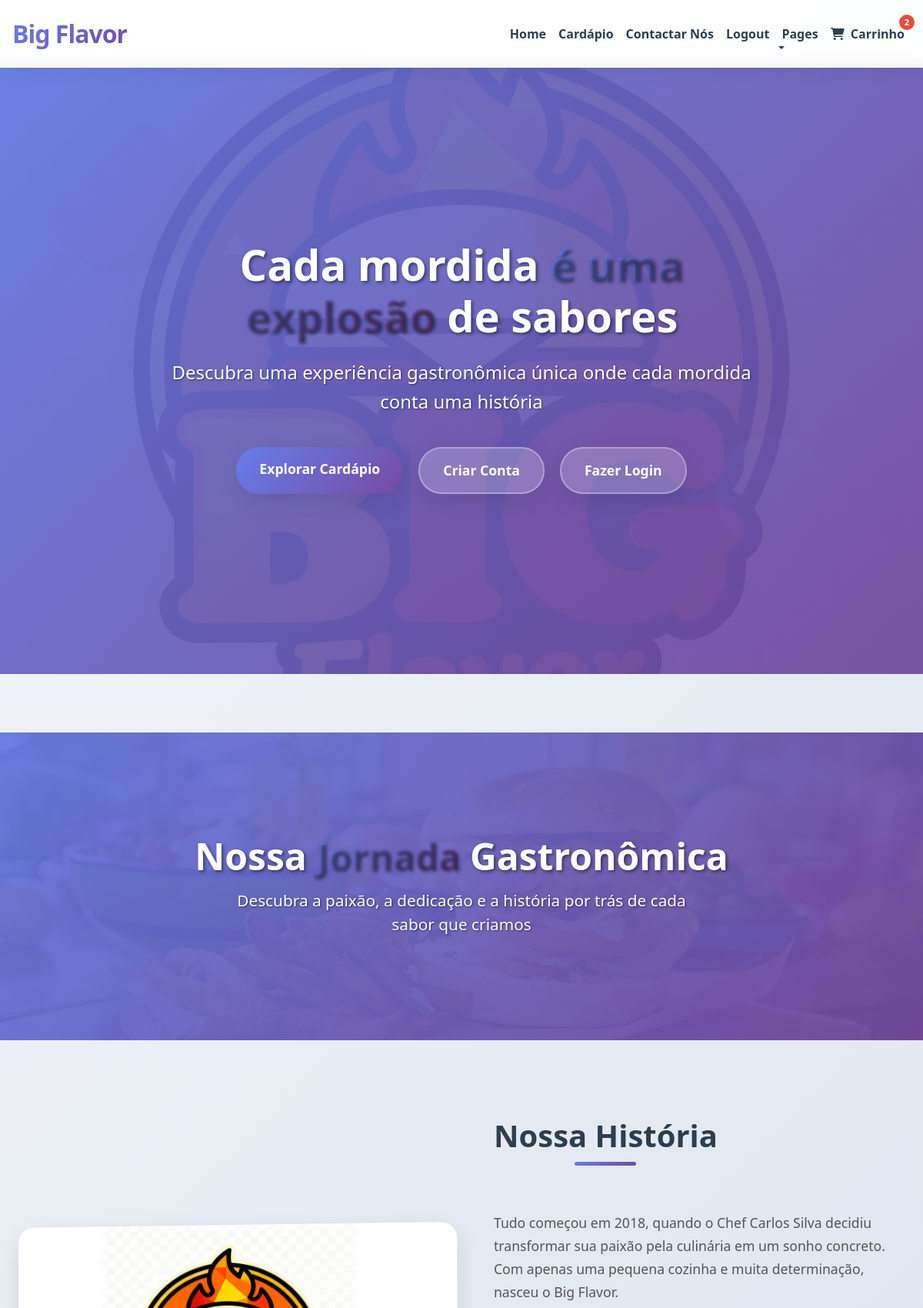
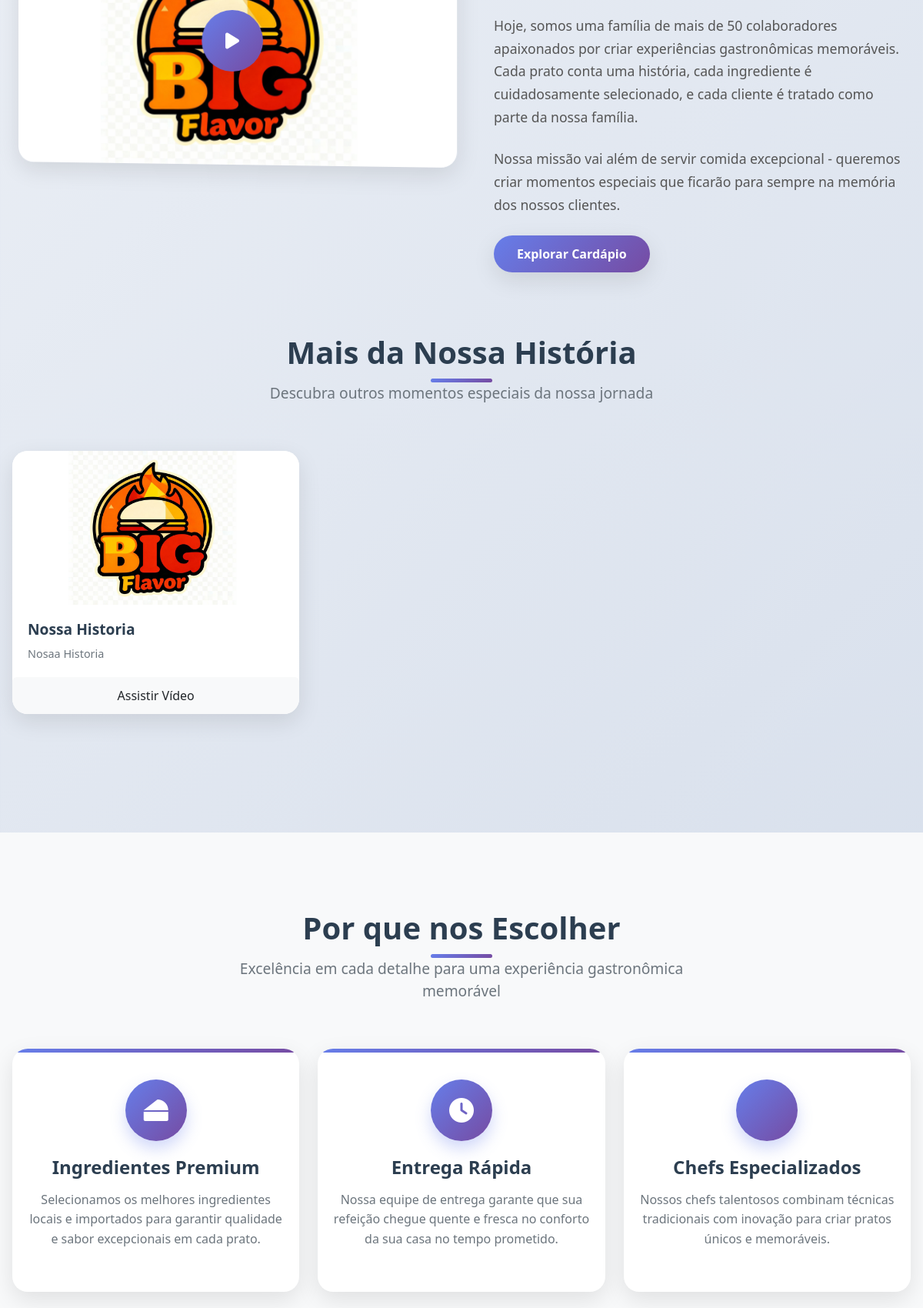
Screenshot of / (signed in, upper part) with the database file from the repository (2 pictures, top to bottom).
### carinho/models.py (models this page shows, shortened)
class Carrinho(models.Model):
    ESTADO_CHOICES = [
        ('aberto', 'Aberto'),
        ('fechado', 'Fechado'),
        ('cancelado', 'Cancelado'),
    ]
    usuario = models.ForeignKey(
        settings.AUTH_USER_MODEL,
        on_delete=models.CASCADE,
        verbose_name='Cliente'
    )
    data_criacao = models.DateTimeField(
        auto_now_add=True,
        verbose_name='Data de Criação'
    )
    data_atualizacao = models.DateTimeField(
        auto_now=True,
        verbose_name='Última Atualização'
    )
    estado = models.CharField(
        max_length=10,
        choices=ESTADO_CHOICES,
        default='aberto',
        verbose_name='Estado do Carrinho'
    )
    class Meta:
        verbose_name = 'Carrinho'
        verbose_name_plural = 'Carrinhos'
        ordering = ['-data_criacao']
        constraints = [
            models.UniqueConstraint(
                fields=['usuario', 'estado'],
                condition=models.Q(estado='aberto'),
                name='carrinho_aberto_unico_por_usuario'
            )
        ]
    @property
    def total_itens(self):
        cache_key = f'carrinho_{self.id}_total_itens'
        total = cache.get(cache_key)
        if total is None:
            total = self.itens.aggregate(total=models.Sum('quantidade'))['total'] or 0
            cache.set(cache_key, total, 300)  # 5 minutos
        return total

### sobre/models.py (models this page shows, shortened)
class VideoHistoria(models.Model):
    FORMATO_VIDEO_CHOICES = [
        ('mp4', 'MP4'),
        ('webm', 'WebM'),
        ('ogg', 'OGG'),
        ('youtube', 'YouTube'),
    ]
    titulo = models.CharField(max_length=200, verbose_name="Título do Vídeo")
    descricao = models.TextField(verbose_name="Descrição", blank=True)
    arquivo_video = models.FileField(
        upload_to='videos_historia/',
        verbose_name="Arquivo de Vídeo",
        help_text="Formatos suportados: MP4 (H.264), WebM, OGG. Tamanho máximo: 100MB",
        validators=[FileExtensionValidator(allowed_extensions=['mp4', 'webm', 'ogg'])]
    )
    formato_video = models.CharField(
        max_length=10,
        choices=FORMATO_VIDEO_CHOICES,
        default='mp4',
        verbose_name="Formato do Vídeo"
    )
    thumbnail = models.ImageField(
        upload_to='thumbnails_videos/',
        verbose_name="Thumbnail",
        blank=True,
        null=True,
        help_text="Imagem de capa para o vídeo (16:9 recomendado)"
    )
    principal = models.BooleanField(default=False, verbose_name="Vídeo Principal")
    url_youtube = models.URLField(
        blank=True,
        verbose_name="URL do YouTube",
        help_text="Link alternativo do YouTube"
    )
    ativo = models.BooleanField(default=True, verbose_name="Vídeo Ativo")
    ordem_exibicao = models.IntegerField(
        default=0,
        verbose_name="Ordem de Exibição"
    )
    data_criacao = models.DateTimeField(auto_now_add=True)
    data_atualizacao = models.DateTimeField(auto_now=True)
    class Meta:
        verbose_name = "Vídeo da História"
        verbose_name_plural = "Vídeos da História"
        ordering = ['ordem_exibicao', 'data_criacao']
    @property
    def is_youtube(self):
        cache_key = f'video_{self.id}_is_youtube'
        is_youtube = cache.get(cache_key)
        if is_youtube is None:
            is_youtube = bool(self.url_youtube)
            cache.set(cache_key, is_youtube, 3600)  # Cache por 1 hora
        return is_youtube
    def get_video_url(self):
        cache_key = f'video_{self.id}_url'
        video_url = cache.get(cache_key)
        if video_url is None:
            if self.url_youtube:
                video_url = self.url_youtube
            elif self.arquivo_video:
                video_url = self.arquivo_video.url
            else:
                video_url = None
            cache.set(cache_key, video_url, 3600)  # Cache por 1 hora
        return video_url

### index/views.py (the view)
# urls.py: path("", views.IndexView, name="Index"),
def IndexView(request):
    return render(request, 'index.html')

### index/templates/index.html (shortened to what this page needs)
<!DOCTYPE html>
{% load static %}
{% load cache %}
{% url 'login' as login_url %}
{% url 'logout' as logout_url %}
<html lang="pt-br">
<head>
    <link rel="preload" href="https://cdn.jsdelivr.net/npm/bootstrap@5.3.0/dist/css/bootstrap.min.css" as="style" onload="this.onload=null;this.rel='stylesheet'">
    <link rel="preload" href="https://cdnjs.cloudflare.com/ajax/libs/font-awesome/6.0.0/css/all.min.css" as="style" onload="this.onload=null;this.rel='stylesheet'">
    <link rel="preload" href="https://unpkg.com/aos@2.3.1/dist/aos.css" as="style" onload="this.onload=null;this.rel='stylesheet'">
    {% cache 86400 css_index %}
    <link href="{% static 'css/index.css' %}" rel="stylesheet">
    {% endcache %}
</head>
<body>
    {% cache 3600 navbar_index request.user.is_authenticated request.user.id %}
    <nav class="navbar navbar-expand-lg navbar-light fixed-top">
        <div class="container">
            {% if request.user.is_authenticated %}
            <a href="{% url 'dashboard' %}" class="navbar-brand">Big <span>Flavor</span></a>
            {% endif %}
            <div class="collapse navbar-collapse" id="navbarCollapse">
                <ul class="navbar-nav ms-auto mb-2 mb-lg-0">
                    {% if request.user.is_authenticated %}
                    <li class="nav-item">
                        <a class="nav-link" href="{% url 'dashboard' %}">Home</a>
                    </li>
                    {% endif %}
                    <li class="nav-item">
                        <a href="{% url 'lista_produtos' %}" class="nav-link">Cardápio</a>
                    </li>
                    <li class="nav-item">
                        <a href="{% url 'contacto' %}" class="nav-link active">Contactar Nós</a>
                    </li>
                    {% if request.user.is_authenticated %}
                    <li class="nav-item">
                        <a class="nav-link" href="{{ logout_url }}">Logout</a>
                    </li>
                    {% else %}
                    <li class="nav-item">
                        <a class="nav-link" href="{{ login_url }}">Login</a>
                    </li>
                    {% endif %}
                    <li class="nav-item dropdown">
                        <a href="#" class="nav-link dropdown-toggle" data-bs-toggle="dropdown">Pages</a>
                    </li>
                    {% if request.user.is_authenticated %}
                    <li class="nav-item position-relative">
                        <a href="{% url 'ver_carrinho' %}" class="nav-link">
                            <i class="fas fa-shopping-cart me-1"></i>
                            Carrinho
                            {% if user.is_authenticated %}
                                {% with user.carrinho_set.first as carrinho %}
                                    {% if carrinho and carrinho.total_itens > 0 %}
                                        <span class="badge-cart">
                                            {{ carrinho.total_itens }}
                                        </span>
                                    {% endif %}
                                {% endwith %}
                            {% endif %}
                        </a>
                    </li>
                    {% endif %}
                </ul>
            </div>
        </div>
    </nav>
    {% endcache %}
    {% cache 86400 hero_section %}
    <section class="hero-section">
        <div class="floating-element floating-1"></div>
        <div class="floating-element floating-2"></div>
        <div class="hero-background">
            <img src="{% static 'img/big.jpg' %}" alt="Big Flavor Hero" loading="lazy">
        </div>
        <div class="hero-content">
            <h1 class="hero-title" data-aos="fade-up">Cada mordida <span>é uma explosão</span> de sabores</h1>
            <p class="hero-subtitle" data-aos="fade-up" data-aos-delay="200">Descubra uma experiência gastronômica única onde cada mordida conta uma história</p>
            <div class="hero-buttons" data-aos="fade-up" data-aos-delay="400">
                <a href="{% url 'lista_produtos' %}" class="btn btn-hero btn-hero-primary pulse">Explorar Cardápio</a>
                <a href="{% url 'registro' %}" class="btn btn-hero btn-hero-secondary">Criar Conta</a>
                <a href="{% url 'login' %}" class="btn btn-hero btn-hero-secondary">Fazer Login</a>
            </div>
        </div>
    </section>
    {% endcache %}
    {% cache 86400 about_hero %}
    <section id="about" class="about-hero">
        <div class="floating-element floating-1"></div>
        <div class="floating-element floating-2"></div>
        <div class="about-hero-background">
            <img src="{% static 'img/carousel-1.jpg' %}" alt="Big Flavor Sobre Nós" loading="lazy">
        </div>
        <div class="about-hero-content">
            <h1 class="about-hero-title" data-aos="fade-up">Nossa <span>Jornada</span> Gastronômica</h1>
            <p class="about-hero-subtitle" data-aos="fade-up" data-aos-delay="200">
                Descubra a paixão, a dedicação e a história por trás de cada sabor que criamos
            </p>
        </div>
    </section>
    {% endcache %}
    {% cache 86400 about_story video_principal.id videos_galeria.count %}
    <section class="section">
        <div class="container">
            <div class="row align-items-center">
                <div class="col-lg-6" data-aos="fade-right">
                    <div class="about-img">
                        {% if video_principal %}
                            {% if video_principal.thumbnail %}
                                <img src="{{ video_principal.thumbnail.url }}" alt="{{ video_principal.titulo }}" class="video-thumbnail" loading="lazy">
                            {% else %}
                                <div class="video-thumbnail" style="background: var(--gradient-primary); display: flex; align-items: center; justify-content: center; color: white;">
                                    <i class="fas fa-play-circle fa-3x"></i>
                                </div>
                            {% endif %}
                            <button type="button" class="btn-play" data-bs-toggle="modal" data-bs-target="#videoModal"
                                    data-video-url="{{ video_principal.get_video_url }}"
                                    data-video-type="{% if video_principal.is_youtube %}youtube{% else %}upload{% endif %}"
                                    data-video-title="{{ video_principal.titulo }}"
                                    data-video-format="{{ video_principal.formato_video }}">
                                <i class="fas fa-play"></i>
                            </button>
                        {% endif %}
                    </div>
                </div>
                <div class="col-lg-6" data-aos="fade-left">
                    <div class="about-content">
                        <div class="section-header text-start">
                            <h2 class="section-title">Nossa História</h2>
                        </div>
                        <div class="about-text">
                            <p class="mb-4">
                                Tudo começou em 2018, quando o Chef Carlos Silva decidiu transformar sua paixão pela culinária em um sonho concreto. Com apenas uma pequena cozinha e muita determinação, nasceu o Big Flavor.
                            </p>
                            <p class="mb-4">
                                Hoje, somos uma família de mais de 50 colaboradores apaixonados por criar experiências gastronômicas memoráveis. Cada prato conta uma história, cada ingrediente é cuidadosamente selecionado, e cada cliente é tratado como parte da nossa família.
                            </p>
                            <p class="mb-4">
                                Nossa missão vai além de servir comida excepcional - queremos criar momentos especiais que ficarão para sempre na memória dos nossos clientes.
                            </p>
                            <a href="{% url 'lista_produtos' %}" class="btn-cta">Explorar Cardápio</a>
                        </div>
                    </div>
                </div>
            </div>
            {% if videos_galeria %}
            <div class="video-gallery" data-aos="fade-up">
                <div class="section-header">
                    <h2 class="section-title">Mais da Nossa História</h2>
                    <p class="section-subtitle">Descubra outros momentos especiais da nossa jornada</p>
                </div>
                <div class="row">
                    {% for video in videos_galeria %}
                    <div class="col-lg-4 col-md-6 mb-4">
                        <div class="video-card">
                            <div class="video-card-thumbnail">
                                {% if video.thumbnail %}
                                    <img src="{{ video.thumbnail.url }}" alt="{{ video.titulo }}" loading="lazy">
                                {% else %}
                                    <div style="background: var(--gradient-primary); height: 100%; display: flex; align-items: center; justify-content: center; color: white;">
                                        <i class="fas fa-play-circle fa-2x"></i>
                                    </div>
                                {% endif %}
                            </div>
                            <div class="video-card-body">
                                <h3 class="video-card-title">{{ video.titulo }}</h3>
                                {% if video.descricao %}
                                <p class="video-card-desc">{{ video.descricao|truncatewords:20 }}</p>
                                {% endif %}
                            </div>
                            <button type="button" class="btn w-100" style="border: none; background: var(--light-bg); padding: 12px;"
                                    data-bs-toggle="modal" data-bs-target="#videoModal"
                                    data-video-url="{{ video.get_video_url }}"
                                    data-video-type="{% if video.is_youtube %}youtube{% else %}upload{% endif %}">
                                Assistir Vídeo
                            </button>
                        </div>
                    </div>
                    {% endfor %}
                </div>
            </div>
            {% endif %}
        </div>
    </section>
    {% endcache %}
    {% cache 86400 features_section %}
    <section class="section bg-light">
        <div class="container">
            <div class="section-header" data-aos="fade-up">
                <h2 class="section-title">Por que nos Escolher</h2>
                <p class="section-subtitle">Excelência em cada detalhe para uma experiência gastronômica memorável</p>
            </div>
            <div class="row">
                <div class="col-lg-4 col-md-6 mb-4" data-aos="fade-up" data-aos-delay="100">
                    <div class="feature-item">
                        <div class="feature-icon">
                            <i class="fas fa-cheese"></i>
                        </div>
                        <h3>Ingredientes Premium</h3>
                        <p>Selecionamos os melhores ingredientes locais e importados para garantir qualidade e sabor excepcionais em cada prato.</p>
                    </div>
                </div>
                <div class="col-lg-4 col-md-6 mb-4" data-aos="fade-up" data-aos-delay="200">
                    <div class="feature-item">
                        <div class="feature-icon">
                            <i class="fas fa-clock"></i>
                        </div>
                        <h3>Entrega Rápida</h3>
                        <p>Nossa equipe de entrega garante que sua refeição chegue quente e fresca no conforto da sua casa no tempo prometido.</p>
                    </div>
                </div>
                <div class="col-lg-4 col-md-6 mb-4" data-aos="fade-up" data-aos-delay="300">
                    <div class="feature-item">
                        <div class="feature-icon">
                        </div>
                        <h3>Chefs Especializados</h3>
                        <p>Nossos chefs talentosos combinam técnicas tradicionais com inovação para criar pratos únicos e memoráveis.</p>
                    </div>
                </div>
            </div>
        </div>
    </section>
    {% endcache %}
</body>
</html>

### rows the page displays
Carrinho: total_itens "2"
VideoHistoria: thumbnail (picture)
VideoHistoria: thumbnail (picture), titulo "Nossa Historia", descricao "Nosaa Historia"
